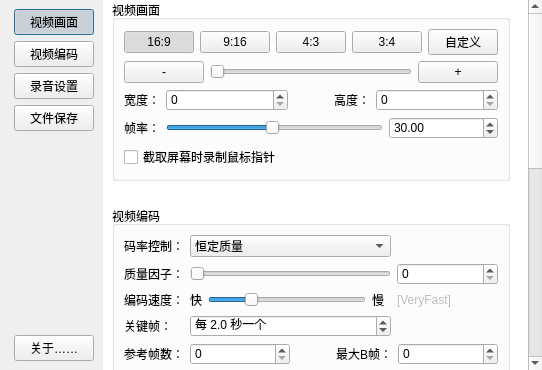
<?xml version="1.0" encoding="UTF-8"?>
<ui version="4.0">
 <class>DialogSetting</class>
 <widget class="QDialog" name="DialogSetting">
  <property name="geometry">
   <rect>
    <x>0</x>
    <y>0</y>
    <width>542</width>
    <height>370</height>
   </rect>
  </property>
  <property name="windowTitle">
   <string>设置</string>
  </property>
  <property name="styleSheet">
   <string notr="true">
QWidget#scrollAreaWidgetContents
{
background-color: rgb(255, 255, 255);
}
</string>
  </property>
  <layout class="QHBoxLayout" name="horizontalLayout_4">
   <property name="spacing">
    <number>0</number>
   </property>
   <property name="leftMargin">
    <number>0</number>
   </property>
   <property name="topMargin">
    <number>0</number>
   </property>
   <property name="rightMargin">
    <number>0</number>
   </property>
   <property name="bottomMargin">
    <number>0</number>
   </property>
   <item>
    <widget class="QWidget" name="widget" native="true">
     <layout class="QVBoxLayout" name="verticalLayout_3">
      <property name="leftMargin">
       <number>14</number>
      </property>
      <item>
       <widget class="QPushButton" name="pushButton_Video">
        <property name="text">
         <string>视频画面</string>
        </property>
        <property name="checkable">
         <bool>true</bool>
        </property>
        <property name="checked">
         <bool>true</bool>
        </property>
        <property name="autoExclusive">
         <bool>true</bool>
        </property>
       </widget>
      </item>
      <item>
       <widget class="QPushButton" name="pushButton_Encode">
        <property name="text">
         <string>视频编码</string>
        </property>
        <property name="checkable">
         <bool>true</bool>
        </property>
        <property name="autoExclusive">
         <bool>true</bool>
        </property>
       </widget>
      </item>
      <item>
       <widget class="QPushButton" name="pushButton_Audio">
        <property name="text">
         <string>录音设置</string>
        </property>
        <property name="checkable">
         <bool>true</bool>
        </property>
        <property name="autoExclusive">
         <bool>true</bool>
        </property>
       </widget>
      </item>
      <item>
       <widget class="QPushButton" name="pushButton_Save">
        <property name="text">
         <string>文件保存</string>
        </property>
        <property name="checkable">
         <bool>true</bool>
        </property>
        <property name="autoExclusive">
         <bool>true</bool>
        </property>
       </widget>
      </item>
      <item>
       <spacer name="verticalSpacer">
        <property name="orientation">
         <enum>Qt::Vertical</enum>
        </property>
        <property name="sizeHint" stdset="0">
         <size>
          <width>20</width>
          <height>40</height>
         </size>
        </property>
       </spacer>
      </item>
      <item>
       <widget class="QPushButton" name="pushButton_Readme">
        <property name="text">
         <string>关于……</string>
        </property>
        <property name="checkable">
         <bool>true</bool>
        </property>
        <property name="autoExclusive">
         <bool>true</bool>
        </property>
       </widget>
      </item>
     </layout>
    </widget>
   </item>
   <item>
    <widget class="QScrollArea" name="scrollArea">
     <property name="frameShape">
      <enum>QFrame::NoFrame</enum>
     </property>
     <property name="verticalScrollBarPolicy">
      <enum>Qt::ScrollBarAlwaysOn</enum>
     </property>
     <property name="sizeAdjustPolicy">
      <enum>QAbstractScrollArea::AdjustToContents</enum>
     </property>
     <property name="widgetResizable">
      <bool>true</bool>
     </property>
     <widget class="QWidget" name="scrollAreaWidgetContents">
      <property name="geometry">
       <rect>
        <x>0</x>
        <y>-179</y>
        <width>425</width>
        <height>903</height>
       </rect>
      </property>
      <property name="sizePolicy">
       <sizepolicy hsizetype="Ignored" vsizetype="Preferred">
        <horstretch>0</horstretch>
        <verstretch>0</verstretch>
       </sizepolicy>
      </property>
      <layout class="QVBoxLayout" name="verticalLayout_2">
       <property name="spacing">
        <number>25</number>
       </property>
       <property name="topMargin">
        <number>0</number>
       </property>
       <property name="rightMargin">
        <number>18</number>
       </property>
       <item>
        <widget class="QGroupBox" name="groupBox_Video">
         <property name="title">
          <string>视频画面</string>
         </property>
         <property name="flat">
          <bool>false</bool>
         </property>
         <layout class="QVBoxLayout" name="verticalLayout">
          <item>
           <widget class="QWidget" name="widget_3" native="true">
            <layout class="QHBoxLayout" name="horizontalLayout">
             <property name="leftMargin">
              <number>0</number>
             </property>
             <property name="topMargin">
              <number>0</number>
             </property>
             <property name="rightMargin">
              <number>0</number>
             </property>
             <property name="bottomMargin">
              <number>0</number>
             </property>
             <item>
              <widget class="QPushButton" name="pushButton_Resolution_16_9">
               <property name="text">
                <string>16:9</string>
               </property>
               <property name="checkable">
                <bool>true</bool>
               </property>
               <property name="checked">
                <bool>true</bool>
               </property>
               <property name="autoExclusive">
                <bool>true</bool>
               </property>
              </widget>
             </item>
             <item>
              <widget class="QPushButton" name="pushButton_Resolution_9_16">
               <property name="text">
                <string>9:16</string>
               </property>
               <property name="checkable">
                <bool>true</bool>
               </property>
               <property name="autoExclusive">
                <bool>true</bool>
               </property>
              </widget>
             </item>
             <item>
              <widget class="QPushButton" name="pushButton_Resolution_4_3">
               <property name="text">
                <string>4:3</string>
               </property>
               <property name="checkable">
                <bool>true</bool>
               </property>
               <property name="autoExclusive">
                <bool>true</bool>
               </property>
              </widget>
             </item>
             <item>
              <widget class="QPushButton" name="pushButton_Resolution_3_4">
               <property name="text">
                <string>3:4</string>
               </property>
               <property name="checkable">
                <bool>true</bool>
               </property>
               <property name="autoExclusive">
                <bool>true</bool>
               </property>
              </widget>
             </item>
             <item>
              <widget class="QPushButton" name="pushButton_Resolution_Userdef">
               <property name="text">
                <string>自定义</string>
               </property>
               <property name="checkable">
                <bool>true</bool>
               </property>
               <property name="autoExclusive">
                <bool>true</bool>
               </property>
              </widget>
             </item>
            </layout>
           </widget>
          </item>
          <item>
           <layout class="QHBoxLayout" name="horizontalLayout_10">
            <item>
             <widget class="QPushButton" name="pushButton_SizeSub">
              <property name="text">
               <string>-</string>
              </property>
             </widget>
            </item>
            <item>
             <widget class="QSlider" name="horizontalSlider_Resolution">
              <property name="minimum">
               <number>0</number>
              </property>
              <property name="maximum">
               <number>1000</number>
              </property>
              <property name="orientation">
               <enum>Qt::Horizontal</enum>
              </property>
             </widget>
            </item>
            <item>
             <widget class="QPushButton" name="pushButton_SizeAdd">
              <property name="text">
               <string>+</string>
              </property>
             </widget>
            </item>
           </layout>
          </item>
          <item>
           <layout class="QHBoxLayout" name="horizontalLayout_2">
            <item>
             <widget class="QLabel" name="label_3">
              <property name="text">
               <string>宽度：</string>
              </property>
             </widget>
            </item>
            <item>
             <widget class="QSpinBox" name="spinBox_Width">
              <property name="sizePolicy">
               <sizepolicy hsizetype="Expanding" vsizetype="Fixed">
                <horstretch>1</horstretch>
                <verstretch>0</verstretch>
               </sizepolicy>
              </property>
              <property name="maximum">
               <number>3840</number>
              </property>
             </widget>
            </item>
            <item>
             <spacer name="horizontalSpacer">
              <property name="orientation">
               <enum>Qt::Horizontal</enum>
              </property>
              <property name="sizeHint" stdset="0">
               <size>
                <width>40</width>
                <height>20</height>
               </size>
              </property>
             </spacer>
            </item>
            <item>
             <widget class="QLabel" name="label_5">
              <property name="text">
               <string>高度：</string>
              </property>
             </widget>
            </item>
            <item>
             <widget class="QSpinBox" name="spinBox_Height">
              <property name="sizePolicy">
               <sizepolicy hsizetype="Expanding" vsizetype="Fixed">
                <horstretch>1</horstretch>
                <verstretch>0</verstretch>
               </sizepolicy>
              </property>
              <property name="maximum">
               <number>2160</number>
              </property>
             </widget>
            </item>
           </layout>
          </item>
          <item>
           <layout class="QHBoxLayout" name="horizontalLayout_6">
            <item>
             <widget class="QLabel" name="label_14">
              <property name="sizePolicy">
               <sizepolicy hsizetype="Preferred" vsizetype="Preferred">
                <horstretch>0</horstretch>
                <verstretch>0</verstretch>
               </sizepolicy>
              </property>
              <property name="text">
               <string>帧率：</string>
              </property>
             </widget>
            </item>
            <item>
             <widget class="QSlider" name="horizontalSlider_Fps">
              <property name="sizePolicy">
               <sizepolicy hsizetype="Expanding" vsizetype="Fixed">
                <horstretch>12</horstretch>
                <verstretch>0</verstretch>
               </sizepolicy>
              </property>
              <property name="minimum">
               <number>1</number>
              </property>
              <property name="maximum">
               <number>60</number>
              </property>
              <property name="value">
               <number>30</number>
              </property>
              <property name="orientation">
               <enum>Qt::Horizontal</enum>
              </property>
             </widget>
            </item>
            <item>
             <widget class="QDoubleSpinBox" name="doubleSpinBox_Fps">
              <property name="sizePolicy">
               <sizepolicy hsizetype="Minimum" vsizetype="Fixed">
                <horstretch>6</horstretch>
                <verstretch>0</verstretch>
               </sizepolicy>
              </property>
              <property name="minimum">
               <double>1.000000000000000</double>
              </property>
              <property name="maximum">
               <double>60.000000000000000</double>
              </property>
              <property name="value">
               <double>30.000000000000000</double>
              </property>
             </widget>
            </item>
           </layout>
          </item>
          <item>
           <widget class="QCheckBox" name="checkBox_RecCursor">
            <property name="text">
             <string>截取屏幕时录制鼠标指针</string>
            </property>
           </widget>
          </item>
         </layout>
        </widget>
       </item>
       <item>
        <widget class="QGroupBox" name="groupBox_Encode">
         <property name="title">
          <string>视频编码</string>
         </property>
         <layout class="QGridLayout" name="gridLayout_2">
          <item row="1" column="0" colspan="3">
           <widget class="QStackedWidget" name="stackedWidget_QP">
            <property name="currentIndex">
             <number>1</number>
            </property>
            <widget class="QWidget" name="page">
             <layout class="QHBoxLayout" name="horizontalLayout_11">
              <property name="leftMargin">
               <number>0</number>
              </property>
              <property name="topMargin">
               <number>0</number>
              </property>
              <property name="rightMargin">
               <number>0</number>
              </property>
              <property name="bottomMargin">
               <number>0</number>
              </property>
              <item>
               <widget class="QLabel" name="label">
                <property name="sizePolicy">
                 <sizepolicy hsizetype="Preferred" vsizetype="Preferred">
                  <horstretch>0</horstretch>
                  <verstretch>0</verstretch>
                 </sizepolicy>
                </property>
                <property name="text">
                 <string>视频码率：</string>
                </property>
               </widget>
              </item>
              <item>
               <widget class="QSlider" name="horizontalSlider_Bps">
                <property name="sizePolicy">
                 <sizepolicy hsizetype="Expanding" vsizetype="Fixed">
                  <horstretch>2</horstretch>
                  <verstretch>0</verstretch>
                 </sizepolicy>
                </property>
                <property name="minimum">
                 <number>100</number>
                </property>
                <property name="maximum">
                 <number>8000</number>
                </property>
                <property name="pageStep">
                 <number>200</number>
                </property>
                <property name="value">
                 <number>1000</number>
                </property>
                <property name="orientation">
                 <enum>Qt::Horizontal</enum>
                </property>
               </widget>
              </item>
              <item>
               <widget class="QSpinBox" name="spinBox_Bps">
                <property name="sizePolicy">
                 <sizepolicy hsizetype="Minimum" vsizetype="Fixed">
                  <horstretch>1</horstretch>
                  <verstretch>0</verstretch>
                 </sizepolicy>
                </property>
                <property name="minimum">
                 <number>100</number>
                </property>
                <property name="maximum">
                 <number>8000</number>
                </property>
                <property name="singleStep">
                 <number>100</number>
                </property>
                <property name="value">
                 <number>1000</number>
                </property>
               </widget>
              </item>
             </layout>
            </widget>
            <widget class="QWidget" name="page_2">
             <layout class="QHBoxLayout" name="horizontalLayout_12">
              <property name="leftMargin">
               <number>0</number>
              </property>
              <property name="topMargin">
               <number>0</number>
              </property>
              <property name="rightMargin">
               <number>0</number>
              </property>
              <property name="bottomMargin">
               <number>0</number>
              </property>
              <item>
               <widget class="QLabel" name="label_19">
                <property name="text">
                 <string>质量因子：</string>
                </property>
               </widget>
              </item>
              <item>
               <widget class="QSlider" name="horizontalSlider_QP">
                <property name="sizePolicy">
                 <sizepolicy hsizetype="Expanding" vsizetype="Fixed">
                  <horstretch>2</horstretch>
                  <verstretch>0</verstretch>
                 </sizepolicy>
                </property>
                <property name="toolTip">
                 <string>质量因子越接近0，画面质量越好，编码速度越慢，文件也会越大。</string>
                </property>
                <property name="maximum">
                 <number>51</number>
                </property>
                <property name="orientation">
                 <enum>Qt::Horizontal</enum>
                </property>
               </widget>
              </item>
              <item>
               <widget class="QSpinBox" name="spinBox_QP">
                <property name="sizePolicy">
                 <sizepolicy hsizetype="Minimum" vsizetype="Fixed">
                  <horstretch>1</horstretch>
                  <verstretch>0</verstretch>
                 </sizepolicy>
                </property>
                <property name="toolTip">
                 <string>质量因子越接近0，画面质量越好，编码速度越慢，文件也会越大。</string>
                </property>
                <property name="maximum">
                 <number>51</number>
                </property>
               </widget>
              </item>
             </layout>
            </widget>
           </widget>
          </item>
          <item row="4" column="1">
           <layout class="QHBoxLayout" name="horizontalLayout_3">
            <item>
             <widget class="QLabel" name="label_4">
              <property name="text">
               <string>快</string>
              </property>
             </widget>
            </item>
            <item>
             <widget class="QSlider" name="horizontalSlider_Preset">
              <property name="toolTip">
               <string>在视频码率相近时，编码速度越慢的方案图像质量越高，但编码速度也越慢。
通常不要高于&quot;VeryFast&quot;，修改这个设置请谨慎。
例如在超过&quot;Medium&quot;的设置之后，当画面快速变化时，i7等级的CPU也难以实时编码1080p@30fps。</string>
              </property>
              <property name="maximum">
               <number>8</number>
              </property>
              <property name="pageStep">
               <number>2</number>
              </property>
              <property name="value">
               <number>2</number>
              </property>
              <property name="orientation">
               <enum>Qt::Horizontal</enum>
              </property>
             </widget>
            </item>
            <item>
             <widget class="QLabel" name="label_6">
              <property name="text">
               <string>慢  </string>
              </property>
             </widget>
            </item>
           </layout>
          </item>
          <item row="5" column="0">
           <widget class="QLabel" name="label_8">
            <property name="text">
             <string>关键帧：</string>
            </property>
           </widget>
          </item>
          <item row="5" column="1">
           <widget class="QDoubleSpinBox" name="doubleSpinBox_Keyframe">
            <property name="toolTip">
             <string>关键帧间隔时间越短，播放视频时拖动进度越轻松。
但编码速度会变慢，视频文件也更大。建议值1到10之间。</string>
            </property>
            <property name="prefix">
             <string>每 </string>
            </property>
            <property name="suffix">
             <string> 秒一个</string>
            </property>
            <property name="decimals">
             <number>1</number>
            </property>
            <property name="minimum">
             <double>0.500000000000000</double>
            </property>
            <property name="value">
             <double>2.000000000000000</double>
            </property>
           </widget>
          </item>
          <item row="4" column="2">
           <widget class="QLabel" name="label_VidPreset">
            <property name="enabled">
             <bool>false</bool>
            </property>
            <property name="sizePolicy">
             <sizepolicy hsizetype="Preferred" vsizetype="Preferred">
              <horstretch>0</horstretch>
              <verstretch>0</verstretch>
             </sizepolicy>
            </property>
            <property name="text">
             <string>[VeryFast]</string>
            </property>
           </widget>
          </item>
          <item row="4" column="0">
           <widget class="QLabel" name="label_2">
            <property name="text">
             <string>编码速度：</string>
            </property>
           </widget>
          </item>
          <item row="0" column="1">
           <widget class="QComboBox" name="comboBox_Bps">
            <property name="sizePolicy">
             <sizepolicy hsizetype="Preferred" vsizetype="Fixed">
              <horstretch>2</horstretch>
              <verstretch>0</verstretch>
             </sizepolicy>
            </property>
            <property name="sizeAdjustPolicy">
             <enum>QComboBox::AdjustToMinimumContentsLength</enum>
            </property>
            <item>
             <property name="text">
              <string>恒定质量</string>
             </property>
            </item>
            <item>
             <property name="text">
              <string>固定码率</string>
             </property>
            </item>
            <item>
             <property name="text">
              <string>可变码率</string>
             </property>
            </item>
           </widget>
          </item>
          <item row="0" column="0">
           <widget class="QLabel" name="label_10">
            <property name="text">
             <string>码率控制：</string>
            </property>
           </widget>
          </item>
          <item row="0" column="2">
           <widget class="QLabel" name="label_20">
            <property name="sizePolicy">
             <sizepolicy hsizetype="Preferred" vsizetype="Preferred">
              <horstretch>1</horstretch>
              <verstretch>0</verstretch>
             </sizepolicy>
            </property>
            <property name="text">
             <string/>
            </property>
           </widget>
          </item>
          <item row="6" column="0" colspan="3">
           <layout class="QHBoxLayout" name="horizontalLayout_14">
            <item>
             <widget class="QLabel" name="label_22">
              <property name="sizePolicy">
               <sizepolicy hsizetype="Preferred" vsizetype="Preferred">
                <horstretch>0</horstretch>
                <verstretch>0</verstretch>
               </sizepolicy>
              </property>
              <property name="text">
               <string>参考帧数：</string>
              </property>
             </widget>
            </item>
            <item>
             <widget class="QSpinBox" name="spinBox_refFrame">
              <property name="sizePolicy">
               <sizepolicy hsizetype="Minimum" vsizetype="Fixed">
                <horstretch>3</horstretch>
                <verstretch>0</verstretch>
               </sizepolicy>
              </property>
              <property name="toolTip">
               <string>值越大编码越慢，但能一定程度提高视频图像质量和减少文件体积。
如果不了解其意义，请使用默认值 4 。</string>
              </property>
              <property name="maximum">
               <number>8</number>
              </property>
             </widget>
            </item>
            <item>
             <spacer name="horizontalSpacer_2">
              <property name="orientation">
               <enum>Qt::Horizontal</enum>
              </property>
              <property name="sizeHint" stdset="0">
               <size>
                <width>40</width>
                <height>20</height>
               </size>
              </property>
             </spacer>
            </item>
            <item>
             <widget class="QLabel" name="label_21">
              <property name="sizePolicy">
               <sizepolicy hsizetype="Preferred" vsizetype="Preferred">
                <horstretch>0</horstretch>
                <verstretch>0</verstretch>
               </sizepolicy>
              </property>
              <property name="text">
               <string>最大B帧：</string>
              </property>
             </widget>
            </item>
            <item>
             <widget class="QSpinBox" name="spinBox_bFrame">
              <property name="sizePolicy">
               <sizepolicy hsizetype="Minimum" vsizetype="Fixed">
                <horstretch>3</horstretch>
                <verstretch>0</verstretch>
               </sizepolicy>
              </property>
              <property name="toolTip">
               <string>使用B帧可以提高压缩比，但编码速度会变慢。
如果不了解其意义，请使用默认值 0 。</string>
              </property>
              <property name="maximum">
               <number>8</number>
              </property>
             </widget>
            </item>
           </layout>
          </item>
         </layout>
        </widget>
       </item>
       <item>
        <widget class="QGroupBox" name="groupBox_Audio">
         <property name="title">
          <string>录音设置</string>
         </property>
         <layout class="QGridLayout" name="gridLayout">
          <item row="0" column="0" colspan="2">
           <widget class="QCheckBox" name="checkBox_RecAudio">
            <property name="text">
             <string>允许录制声音　（在主界面设置录音设备及音量）</string>
            </property>
           </widget>
          </item>
          <item row="1" column="0" colspan="2">
           <widget class="QWidget" name="widget_Audio" native="true">
            <property name="enabled">
             <bool>false</bool>
            </property>
            <layout class="QGridLayout" name="gridLayout_4">
             <property name="leftMargin">
              <number>0</number>
             </property>
             <property name="topMargin">
              <number>0</number>
             </property>
             <property name="rightMargin">
              <number>0</number>
             </property>
             <property name="bottomMargin">
              <number>0</number>
             </property>
             <item row="1" column="0">
              <widget class="QLabel" name="label_11">
               <property name="text">
                <string>采样速率：</string>
               </property>
              </widget>
             </item>
             <item row="2" column="0">
              <widget class="QLabel" name="label_16">
               <property name="text">
                <string>采样位数：</string>
               </property>
              </widget>
             </item>
             <item row="3" column="0">
              <widget class="QLabel" name="label_17">
               <property name="text">
                <string>声道数：</string>
               </property>
              </widget>
             </item>
             <item row="0" column="0">
              <widget class="QLabel" name="label_7">
               <property name="sizePolicy">
                <sizepolicy hsizetype="Preferred" vsizetype="Preferred">
                 <horstretch>1</horstretch>
                 <verstretch>0</verstretch>
                </sizepolicy>
               </property>
               <property name="text">
                <string>音频码率：</string>
               </property>
              </widget>
             </item>
             <item row="0" column="3">
              <widget class="QSpinBox" name="spinBox_AudioBitrate">
               <property name="sizePolicy">
                <sizepolicy hsizetype="Minimum" vsizetype="Fixed">
                 <horstretch>2</horstretch>
                 <verstretch>0</verstretch>
                </sizepolicy>
               </property>
               <property name="maximum">
                <number>256</number>
               </property>
               <property name="value">
                <number>128</number>
               </property>
              </widget>
             </item>
             <item row="0" column="1" colspan="2">
              <widget class="QSlider" name="horizontalSlider_AudioBitrate">
               <property name="sizePolicy">
                <sizepolicy hsizetype="Expanding" vsizetype="Fixed">
                 <horstretch>2</horstretch>
                 <verstretch>0</verstretch>
                </sizepolicy>
               </property>
               <property name="maximum">
                <number>256</number>
               </property>
               <property name="value">
                <number>128</number>
               </property>
               <property name="orientation">
                <enum>Qt::Horizontal</enum>
               </property>
              </widget>
             </item>
             <item row="2" column="1" colspan="3">
              <widget class="QWidget" name="widget_5" native="true">
               <layout class="QHBoxLayout" name="horizontalLayout_8">
                <property name="leftMargin">
                 <number>0</number>
                </property>
                <property name="topMargin">
                 <number>0</number>
                </property>
                <property name="rightMargin">
                 <number>0</number>
                </property>
                <property name="bottomMargin">
                 <number>0</number>
                </property>
                <item>
                 <widget class="QRadioButton" name="radioButton_SampleBit16i">
                  <property name="text">
                   <string>16位-整型</string>
                  </property>
                 </widget>
                </item>
                <item>
                 <widget class="QRadioButton" name="radioButton_SampleBit32i">
                  <property name="text">
                   <string>32位-整型</string>
                  </property>
                 </widget>
                </item>
                <item>
                 <widget class="QRadioButton" name="radioButton_SampleBit32f">
                  <property name="text">
                   <string>32位-浮点</string>
                  </property>
                 </widget>
                </item>
               </layout>
              </widget>
             </item>
             <item row="1" column="1" colspan="3">
              <widget class="QWidget" name="widget_6" native="true">
               <layout class="QHBoxLayout" name="horizontalLayout_9">
                <property name="leftMargin">
                 <number>0</number>
                </property>
                <property name="topMargin">
                 <number>0</number>
                </property>
                <property name="rightMargin">
                 <number>0</number>
                </property>
                <property name="bottomMargin">
                 <number>0</number>
                </property>
                <item>
                 <widget class="QRadioButton" name="radioButton_Sample11025">
                  <property name="text">
                   <string>11KHz</string>
                  </property>
                 </widget>
                </item>
                <item>
                 <widget class="QRadioButton" name="radioButton_Sample22050">
                  <property name="text">
                   <string>22KHz</string>
                  </property>
                 </widget>
                </item>
                <item>
                 <widget class="QRadioButton" name="radioButton_Sample44100">
                  <property name="text">
                   <string>44KHz</string>
                  </property>
                 </widget>
                </item>
               </layout>
              </widget>
             </item>
             <item row="3" column="1" colspan="3">
              <widget class="QWidget" name="widget_4" native="true">
               <layout class="QHBoxLayout" name="horizontalLayout_7">
                <property name="leftMargin">
                 <number>0</number>
                </property>
                <property name="topMargin">
                 <number>0</number>
                </property>
                <property name="rightMargin">
                 <number>0</number>
                </property>
                <property name="bottomMargin">
                 <number>0</number>
                </property>
                <item>
                 <widget class="QRadioButton" name="radioButton_SampleMono">
                  <property name="text">
                   <string>单声道</string>
                  </property>
                 </widget>
                </item>
                <item>
                 <widget class="QRadioButton" name="radioButton_SampleStereo">
                  <property name="text">
                   <string>立体声</string>
                  </property>
                 </widget>
                </item>
                <item>
                 <widget class="QLabel" name="label_18">
                  <property name="text">
                   <string/>
                  </property>
                 </widget>
                </item>
               </layout>
              </widget>
             </item>
            </layout>
           </widget>
          </item>
         </layout>
        </widget>
       </item>
       <item>
        <widget class="QGroupBox" name="groupBox_Save">
         <property name="title">
          <string>文件保存</string>
         </property>
         <layout class="QGridLayout" name="gridLayout_3">
          <item row="0" column="2">
           <widget class="QPushButton" name="pushButton_Folder">
            <property name="text">
             <string>选择……</string>
            </property>
           </widget>
          </item>
          <item row="3" column="1">
           <layout class="QHBoxLayout" name="horizontalLayout_5">
            <item>
             <widget class="QRadioButton" name="radioButton_FileMp4">
              <property name="text">
               <string>MP4</string>
              </property>
              <property name="checked">
               <bool>true</bool>
              </property>
             </widget>
            </item>
            <item>
             <widget class="QRadioButton" name="radioButton_FileFlv">
              <property name="text">
               <string>FLV</string>
              </property>
             </widget>
            </item>
           </layout>
          </item>
          <item row="3" column="0">
           <widget class="QLabel" name="label_13">
            <property name="text">
             <string>格式：</string>
            </property>
           </widget>
          </item>
          <item row="1" column="1">
           <widget class="QLineEdit" name="lineEdit_Filename">
            <property name="maxLength">
             <number>200</number>
            </property>
           </widget>
          </item>
          <item row="0" column="1">
           <widget class="QLabel" name="label_Folder">
            <property name="text">
             <string>TextLabel</string>
            </property>
           </widget>
          </item>
          <item row="1" column="0">
           <widget class="QLabel" name="label_12">
            <property name="text">
             <string>文件名：</string>
            </property>
           </widget>
          </item>
          <item row="0" column="0">
           <widget class="QLabel" name="label_9">
            <property name="text">
             <string>文件夹：</string>
            </property>
           </widget>
          </item>
          <item row="2" column="1">
           <widget class="QLabel" name="label_15">
            <property name="enabled">
             <bool>false</bool>
            </property>
            <property name="text">
             <string>（文件名会自动添加日期时间后缀）</string>
            </property>
            <property name="alignment">
             <set>Qt::AlignCenter</set>
            </property>
           </widget>
          </item>
         </layout>
        </widget>
       </item>
       <item>
        <widget class="QGroupBox" name="groupBox_Readme">
         <property name="title">
          <string>关于本程序</string>
         </property>
         <property name="flat">
          <bool>false</bool>
         </property>
         <layout class="QVBoxLayout" name="verticalLayout_4">
          <property name="topMargin">
           <number>0</number>
          </property>
          <item>
           <widget class="FormAboutMe" name="widget_2" native="true"/>
          </item>
         </layout>
        </widget>
       </item>
      </layout>
     </widget>
    </widget>
   </item>
  </layout>
 </widget>
 <customwidgets>
  <customwidget>
   <class>FormAboutMe</class>
   <extends>QWidget</extends>
   <header>FormAboutMe.h</header>
   <container>1</container>
  </customwidget>
 </customwidgets>
 <resources/>
 <connections>
  <connection>
   <sender>checkBox_RecAudio</sender>
   <signal>toggled(bool)</signal>
   <receiver>widget_Audio</receiver>
   <slot>setEnabled(bool)</slot>
   <hints>
    <hint type="sourcelabel">
     <x>147</x>
     <y>125</y>
    </hint>
    <hint type="destinationlabel">
     <x>188</x>
     <y>150</y>
    </hint>
   </hints>
  </connection>
 </connections>
</ui>
